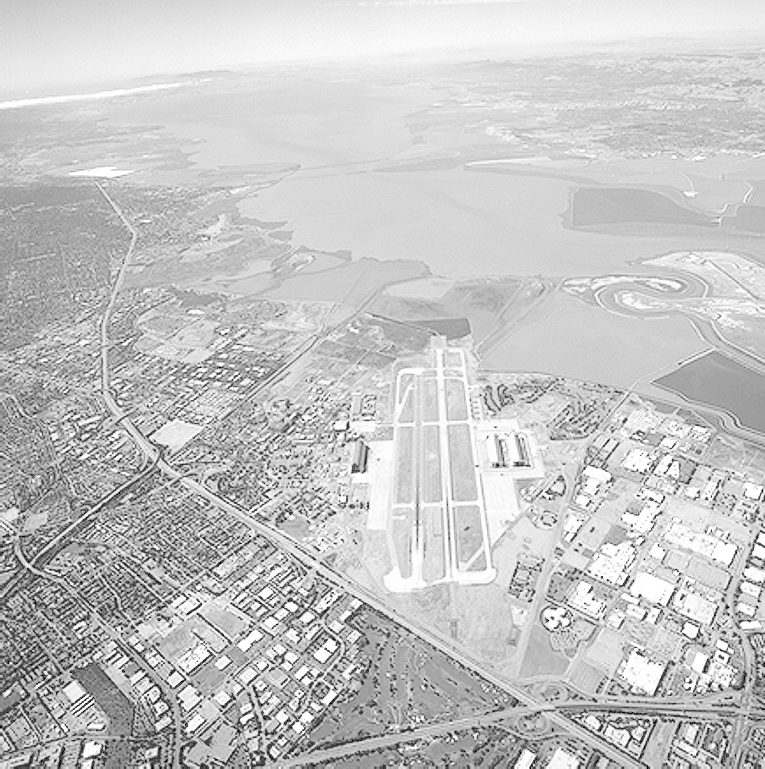
#> input picture source/Fig0309(a)(washed_out_aerial_image).tif, 765 x 769 px; its folder holds 4 pictures in this run
$ jupyter execute week2_assignment.ipynb
#> lines starting #> are read from the running program, lines starting #| are printed output that depends on the picture; after the words box and inside, x2 and y2 are one past the last pixel; in counts of white or black regions, pixels touching at a corner belong together
# 공통 정의

[cell 1]
from dataclasses import dataclass
import os
os.environ['OPENCV_LOG_LEVEL'] = 'OFF'

import cv2 as cv
from cv2.typing import MatLike
import numpy as np
import matplotlib.pyplot as plt

PROJECT_ROOT = os.getcwd()

@dataclass
class ImageResult:
    image: np.ndarray
    description: str

def load_img(file_name: str="", scale: tuple[float, float]=(0.25, 0.25)) -> MatLike | None:
#> called with file_name = 'Fig0309(a)(washed_out_aerial_image).tif', scale = (0.25, 0.25)
    if not file_name:
        print("file name is empty")
        return None

    image_path = os.path.join(PROJECT_ROOT, "source", file_name)
    fx, fy = scale

    if (img := cv.imread(image_path)) is None:
        print("failed to read an image")
        return None
    img = cv.resize(img, dsize=(0, 0), fx=fx, fy=fy)
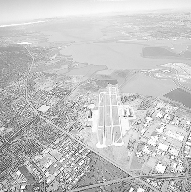
#> img: shape (192, 191, 3); min 24, max 255, mean 197.4
#| image dtype: uint8

    return img

def show_images(results: list[ImageResult], grid: tuple[int, int]):
    rows, cols = grid
    fig, axes = plt.subplots(rows, cols, figsize=(cols * 5, rows * 5))

    if rows * cols > 1:
        axes_flat = axes.flatten()
    else:
        axes_flat = [axes]

    for i in range(rows * cols):
        ax = axes_flat[i]

        if i < len(results):
            res = results[i]

            if len(res.image.shape) == 2:
                img_display = res.image
                cmap = 'gray'
            else:
                img_display = cv.cvtColor(res.image, cv.COLOR_BGR2RGB)
                cmap = None

            ax.imshow(img_display, cmap=cmap)
            ax.set_title(res.description, y=-0.15)

        ax.axis('off')

    plt.tight_layout()
    plt.show()

# HW 2-1

### 함수

[cell 2]
def gamma_cor(img: MatLike, gamma: float=1.0):
#> called with gamma = 3
    img = img.astype('float64')
    out = np.power(img / 255.0, gamma)
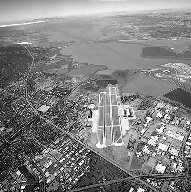
#> out: shape (192, 191, 3) float64; min 0.000834, max 1, mean 0.509
    return (out * 255).astype('uint8')

### 코드

[cell 3]
img_2_1 = load_img("Fig0309(a)(washed_out_aerial_image).tif")

if img_2_1 is None:
    print("failed to load img 2-1")
else:
    print(f"image dtype: {img_2_1.dtype}")

    images = [
        ImageResult(img_2_1, "Origin"),
        ImageResult(gamma_cor(img=img_2_1, gamma=3.0), f"gamma=3.0"),
        ImageResult(gamma_cor(img=img_2_1, gamma=4.0), f"gamma=4.0"),
        ImageResult(gamma_cor(img=img_2_1, gamma=5.0), f"gamma=5.0")
    ]
#> call 3 of gamma_cor, with gamma = 5
#> in gamma_cor (call 3), `out = np.power(img / 255.0, gamma)`:
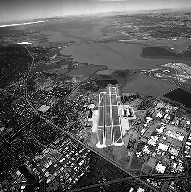
#> out: shape (192, 191, 3) float64; min 7.39e-06, max 1, mean 0.361

    show_images(images, grid=(1,4))
#> call 2 of load_img, with file_name = 'Fig0310(b)(washed_out_pollen_image).tif', scale = (0.25, 0.25)
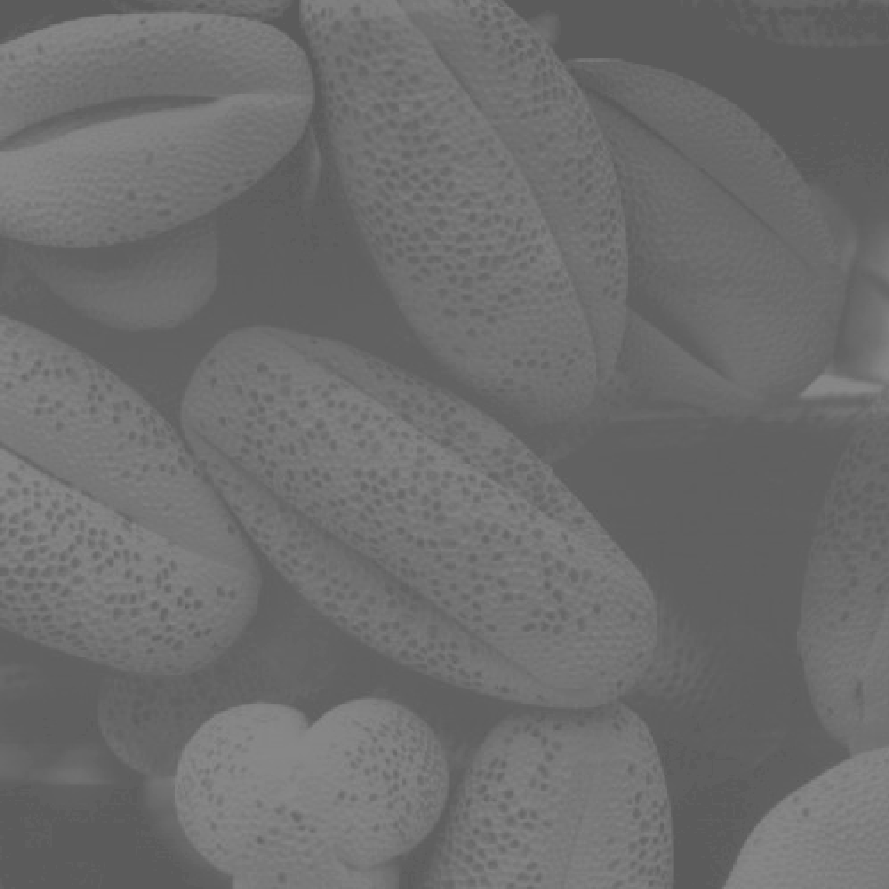
#> input picture source/Fig0310(b)(washed_out_pollen_image).tif, 889 x 889 px
#| image dtype: uint8

### 분석

- 감마보정의 함수에서 어두운 픽셀들은 0에 가까운 밝기로 압축되고, 밝은 부분은 밝기 레벨 영역이 급격하게 확장되어 대비가 커진다.
- gamma 값을 상승시킬수록 0으로 압축되는 값들이 많아져 이미지가 어두워진다. 이에 따라 어두운 부분의 대비는 감소한다.
  - gamma 3.0의 결과를 5.0의 결과와 비교하였을 때 어두운 영역의 픽셀들이 더 잘 구분됨이 보인다.
- gamma 값을 상승시킬수록 밝은 영역은 더욱 급격하게 밝기 레벨 영역이 확장되어 대비가 커진다.
  - gamma 5.0의 결과를 3.0의 결과와 비교하였을 때 밝은 영역의 픽셀들이 더 잘 구분됨을 볼 수 있다.

# HW 2-2

### 함수

[cell 4]
def plt_function(pixel: int, p1: tuple[float, float], p2: tuple[float, float]):
    """
    p1 : (r1, s1)
    p2 : (r2, s2)
    """
    r1, s1 = p1
    r2, s2 = p2
    L_MAX = 255.0

    if r1 < 0 or r2 < 0 or r1 > L_MAX or r2 > L_MAX:
        print("r1, r2 must be in (0, 255.0)")
        return None

    # 1구간: 0 <= r < r1
    if pixel < r1:
        # r1이 0일 경우를 대비해 안전하게 계산
        transformed = (s1 / r1) * pixel if r1 > 0 else s1

    # 2구간: r1 <= r < r2
    elif pixel < r2:
        transformed = ((s2 - s1) / (r2 - r1)) * (pixel - r1) + s1 if r2 != r1 else s2

    # 3구간: r2 <= r <= 255
    else:
        transformed = ((L_MAX - s2) / (L_MAX - r2)) * (pixel - r2) + s2 if r2 < L_MAX else s2

    return int(np.clip(transformed, 0, 255))

def plt_transform(img: np.ndarray, p1: tuple[float, float], p2: tuple[float, float]) -> np.ndarray:
#> called with p1 = (0, 80), p2 = (255, 200)
    v_plt = np.vectorize(plt_function, excluded=['p1', 'p2'])
    result_img = v_plt(img, p1=p1, p2=p2)
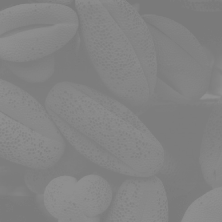
#> result_img: shape (222, 222, 3) int64; min 122, max 144, mean 130.9

    return result_img.astype('uint8')
#> returned value: shape (222, 222, 3)

### 코드

[cell 5]
img_2_2 = load_img("Fig0310(b)(washed_out_pollen_image).tif")

if img_2_2 is None:
    print("failed to load img 2-2")
else:
    print(f"image dtype: {img_2_2.dtype}")

    images = [
        ImageResult(plt_transform(img=img_2_2, p1 = (0,80), p2 = (255,200)), f"p1 = (100, 20), p2 = (180, 230)"),
        ImageResult(plt_transform(img=img_2_2, p1 = (100,50), p2 = (150,200)), f"p1 = (100,50), p2 = (150,200)"),
        ImageResult(plt_transform(img=img_2_2, p1 = (110,0), p2 = (110,255)), f"p1 = (110,0), p2 = (110,255)"),
    ]
#> call 2 of plt_transform, with p1 = (100, 50), p2 = (150, 200)
#> in plt_transform (call 2), `result_img = v_plt(img, p1=p1, p2=p2)`:
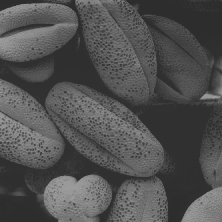
#> result_img: shape (222, 222, 3) int64; min 45, max 158, mean 81
#> call 3 of plt_transform, with p1 = (110, 0), p2 = (110, 255)
#> in plt_transform (call 3), `result_img = v_plt(img, p1=p1, p2=p2)`:
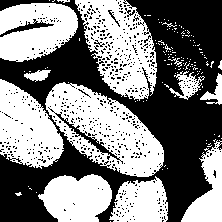
#> result_img: shape (222, 222, 3) int64; 50.7% white; 615 black regions (609 under 20 px), largest, box (x1, y1, x2, y2) and area: (0, 0, 222, 222) 22069, (48, 107, 123, 164) 366, (0, 19, 54, 37) 233, (108, 10, 120, 27) 40, (125, 8, 135, 17) 34, (94, 40, 105, 47) 25

    show_images(images, grid=(1,3))

### 분석
- 1번 이미지: p1 = (0,80), p2 = (255,200)를 적용하여 밝기 레벨을 [0, 255]에서 [80, 200]으로 좁혀 대비를 줄였다.
- 2번 이미지: p1 = (80,50), p2 = (180,200)를 적용하여 p1, p2 기울기가 3으로 설정하였다. 이로써 중간부분 [100, 150] 영역의 밝기 레벨 공간을 3배로 확장하여 대비를 강조했다. 반면, 100 이하의 밝기를 [0, 50]으로 압축하고, 150 이상의 밝기를 [200, 255]으로 압축하여 밝고 어두운 부분의 대비는 약화되었다.
- 3번 이미지: p1 = (110,0), p2 = (110,255)를 적용하여 계단함수를 구성하였고 이로써 110을 기준으로 밝기가 0과 255로 이진화된다.

# HW 2-3

### 마스크 정의

[cell 6]
# 3x3 Average
mask_avg = np.ones((3, 3), dtype=np.float32) / 9.0

# 5x5 Gaussian
mask_gaussian = np.array([
    [0.0030, 0.0133, 0.0219, 0.0133, 0.0030],
    [0.0133, 0.0596, 0.0983, 0.0596, 0.0133],
    [0.0219, 0.0983, 0.1621, 0.0983, 0.0219],
    [0.0133, 0.0596, 0.0983, 0.0596, 0.0133],
    [0.0030, 0.0133, 0.0219, 0.0133, 0.0030]
])

# Laplacian 1
mask_laplacian1 = np.array([
    [0, -1, 0],
    [-1, 4, -1],
    [0, -1, 0]])

# Laplacian 2
mask_laplacian2 = np.array([
    [-1, -1, -1],
    [-1, 8, -1],
    [-1, -1, -1]])

# Diagonal Edge 1
mask_diag1 = np.array([
    [-1, 0, 0],
    [0, 0, 0],
    [0, 0, 1]])

# Diagonal Edge 2
mask_diag2 = np.array([
    [-1, -1, 0],
    [-1, 0, 1],
    [0, 1, 1]])

### 함수

[cell 7]
def apply_edge_filter(img, kernel):
    img16 = np.int16(img)
    filtered = cv.filter2D(img16, -1, kernel) + 128
    return np.clip(filtered, 0, 255).astype(np.uint8)

### 코드

[cell 8]
img_2_3 = load_img("school.jpg")
#> call 3 of load_img, with file_name = 'school.jpg', scale = (0.25, 0.25)
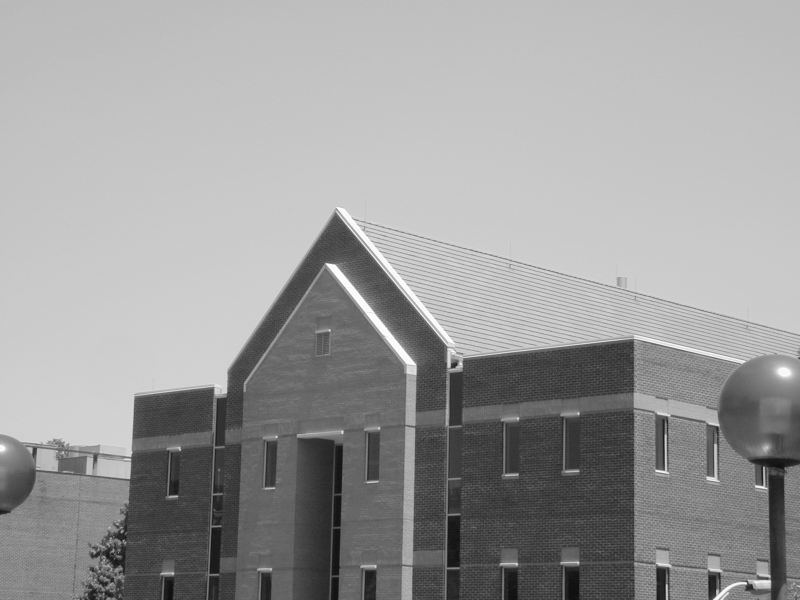
#> input picture source/school.jpg, 1600 x 1200 px (shown at 1/2 size)

if img_2_3 is None:
    print("failed to load img 2-3")
else:
    print(f"image dtype: {img_2_3.dtype}")
#| image dtype: uint8

    res_avg = cv.filter2D(img_2_3, -1, mask_avg)
    res_gaussian = cv.filter2D(img_2_3, -1, mask_gaussian)
    res_lap1 = apply_edge_filter(img_2_3, mask_laplacian1)
    res_lap2 = apply_edge_filter(img_2_3, mask_laplacian2)
    res_diag1 = apply_edge_filter(img_2_3, mask_diag1)
    res_diag2 = apply_edge_filter(img_2_3, mask_diag2)
#> in apply_edge_filter (call 4), `filtered = cv.filter2D(img16, -1, kernel) + 128`:
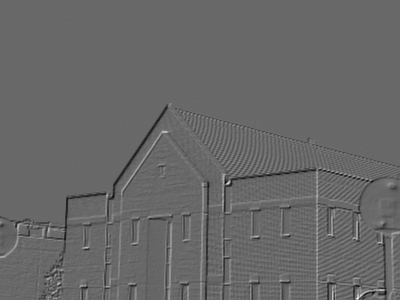
#> filtered: shape (300, 400, 3) int16; min -259, max 682, mean 126.5; drawn with min black and max white
#> in apply_edge_filter (call 4), `return np.clip(filtered, 0, 255).astype(np.uint8)`:
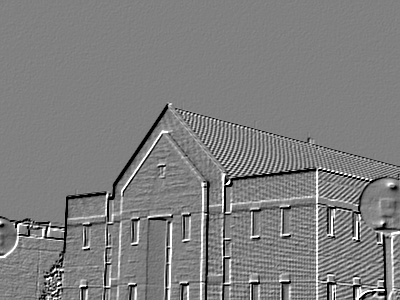
#> returned value: shape (300, 400, 3); min 0, max 255, mean 127

    images = [
        ImageResult(img_2_3, "original"),
        ImageResult(res_avg, "avg mask"),
        ImageResult(res_gaussian, "gaussian mask"),
        ImageResult(res_lap1, "laplacian mask1"),
        ImageResult(res_lap2, "laplacian mask2"),
        ImageResult(res_diag1, "diagonal mask1"),
        ImageResult(res_diag2, "Diagonal mask2"),
    ]
    show_images(images, grid=(3, 3))
